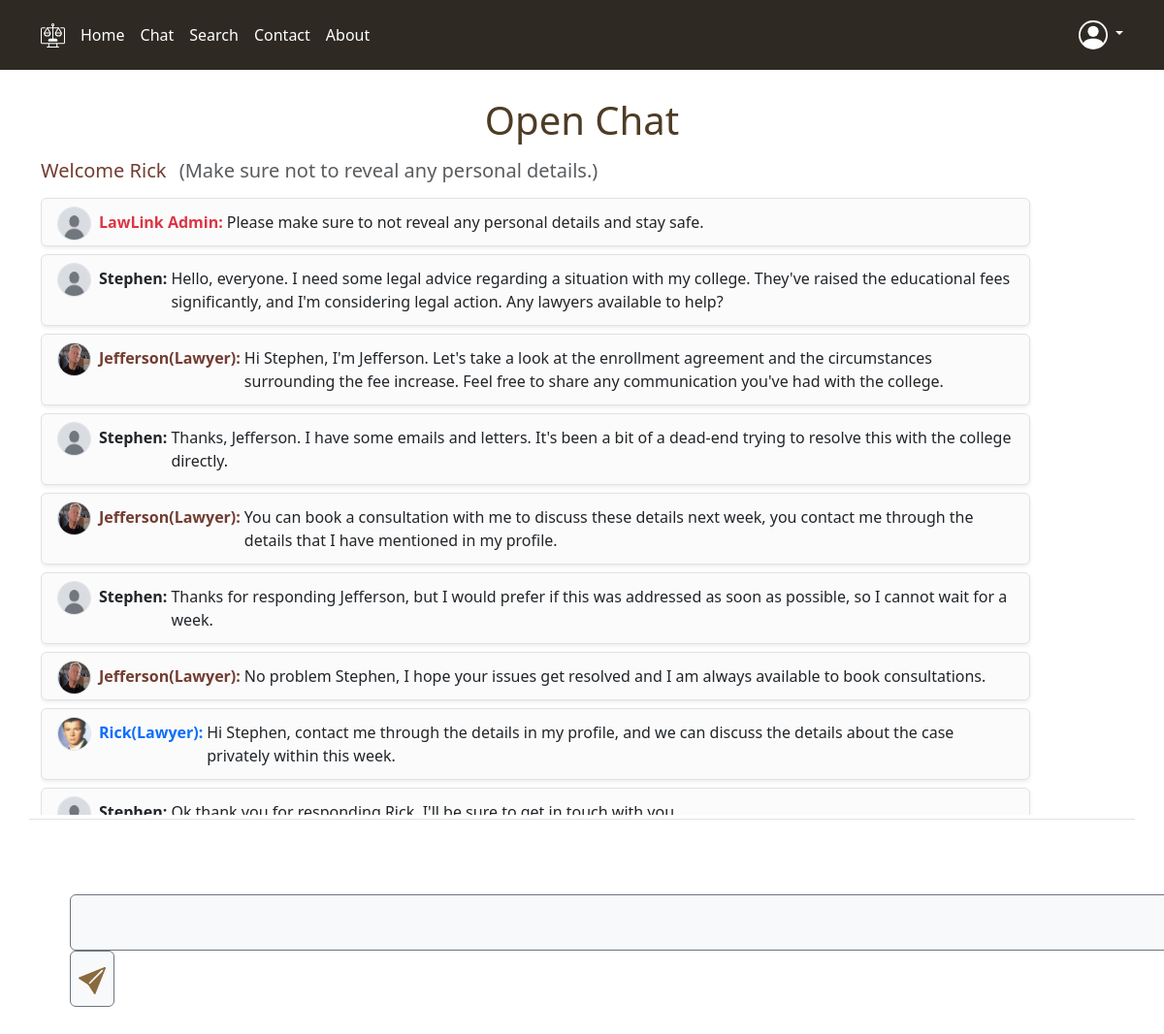
Page /openchat (signed in) on the committed database.
### main.py (models this page shows, shortened)
class User(db.Model, UserMixin):
    __table_name__ = 'user'
    id: db.Mapped[int] = db.mapped_column(primary_key=True)
    username = db.Column(db.String(80), nullable=False)
    email = db.Column(db.String(120), unique=True, nullable=False)
    password = db.Column(db.String(50), nullable=False)
    lawyer: db.Mapped["Lawyer"] = db.relationship(back_populates="user")
    rating_user: db.Mapped[List["Rating"]] = db.relationship(back_populates="rating_author")

class Lawyer(db.Model, UserMixin):
    __table_name__ = 'lawyer'
    id: db.Mapped[int] = db.mapped_column(primary_key=True)
    name = db.Column(db.String(80), nullable=False)
    pic_url = db.Column(db.String(200), nullable=False)
    bio = db.Column(db.String(200), nullable=False)
    education = db.Column(db.String(20), nullable=False)
    bar_council_id = db.Column(db.Integer, nullable=False, unique=True)
    location = db.Column(db.String(200), nullable=False)
    expertise = db.Column(db.String(200), nullable=False)
    experience = db.Column(db.Integer, nullable=False)
    ongoing = db.Column(db.Integer, nullable=False)
    won = db.Column(db.Integer, nullable=False)
    lost = db.Column(db.Integer, nullable=False)
    verified = db.Column(db.Boolean, default=False)
    phone = db.Column(db.Integer, nullable=False)
    email = db.Column(db.String(200), nullable=False)
    fee = db.Column(db.Integer, nullable=False)
    id_url = db.Column(db.String(200), nullable=False)
    verified_sum = db.Column(db.Integer, default=0)
    verified_count = db.Column(db.Integer, default=0)
    user: db.Mapped["User"] = db.relationship(back_populates="lawyer")
    user_id: db.Mapped[int] = db.mapped_column(db.ForeignKey("user.id"))
    lawyer_rating: db.Mapped[List["Rating"]] = db.relationship(back_populates="lawyer")
    lawyer_contact: db.Mapped[List["Contact"]] = db.relationship(back_populates="lawyer")

### main.py (the view)
@app.route('/openchat')
@login_required
def openchat():
    global chats, names, msgs
    retrieve_chat()
    usernames = []
    for name in names:
        usernames.append(name[:-1].replace('(Lawyer)', ''))
    users = []
    for username in usernames:
        user = db.session.execute(db.Select(User).where(User.username == username)).scalar()
        users.append(user)
    return render_template('openchat.html', user=current_user, names=names, msgs=msgs, n=len(names), users=users, admins=admins)

### main.py (called while the page is built)
def retrieve_chat():
    global chats, names, msgs
    chats = ''
    names = []
    msgs = []
    with open("Chat History/chat.txt", mode='r') as file:
        chats += file.read()
    chats = chats[:-1]
    if chats:
        chat_list = chats.split('\n')
        for chat in chat_list:
            n = chat.index(':') + 1
            names.append(chat[:n])
            msgs.append(chat[n:])

@login_manager.user_loader
def load_user(user_id):
    return db.session.execute(db.select(User).where(User.id == user_id)).scalar()

### templates/openchat.html (shortened to what this page needs)
{% extends 'header.html' %}
{% block content %}
<body style="background-image: url('/static/images/.png')">
  <section class="mt-4 container">
    <div class="text-center row">
      <div class="col-lg-6 col-md-8 mx-auto">
        <h1 class="fw-light pt-1 pb-2" style="color: #4f3c25">Open Chat</h1>
      </div>
    </div>
    {% if user.is_authenticated %}
      <h5 class="text-brown">Welcome {{ user.username }} <small class="ms-2 lead text-muted">(Make sure not to reveal any personal details.)</small></h5>
    {% else %}
      <h5 class="text-brown">Login to Chat</h5>
    {% endif %}
  </section>
  <div class="container py-1 border-bottom">
    <div class="message_holder overflow-y-scroll" style="max-height: 60vh">
      {% for i in range(0, n) %}
        <div class="mt-1 mb-2 pe-5 me-5">
          <div class="d-flex align-items-start px-3 py-1 border rounded shadow-sm" style="background-color: #fbfbfb">
            {% if users[i].id|string in admins  %}
              {% set color = 'danger' %}
            {% endif %}
            {% if users[i].username == current_user.username %}
              {% set color = 'primary' %}
            {% endif %}
            {% if users[i].lawyer %}
              <img src="{{ url_for('static', filename=users[i].lawyer.pic_url) }}" height="35" width="35" class="border rounded-circle me-1 mt-1">
              <a href="/profile/{{ users[i].lawyer.id }}" class="text-brown mt-2 ms-1 fw-bold text-decoration-none text-{{color}}">{{ names[i] }}</a>
            {% else %}
              <img src="static/images/user.png" height="35" width="35" class="border rounded-circle me-1 mt-1">
              <b class="mt-2 ms-1 text-{{color}}">{{ names[i] }}</b>
            {% endif %}
            <p style="max-width: 1200px" class="ms-1 mt-2 fw-normal my-2">{{ msgs[i] }}</p>
          </div>
        </div>
      {% endfor %}
    </div>
  </div>
  <div class="container position-fixed bottom-0 end-0 mb-4" id="scroll">
    <form action="" method="POST">
      {% if user.is_authenticated %}
        <input type="text" class="bg-light message py-3 rounded border border-secondary" size="125px" style="border: none" required/>
        <button type="submit" class="bg-light btn btn-outline-light border border-secondary pt-2 pb-1 mb-1 px-2">
        </button>
      {% endif %}
    </form>
  </div>
</body>
{% endblock %}

### static/css/styles.css (style rules this page uses)
.text-brown { color: #723D32; }

### rows in the picture
User: username "Rick"
Lawyer: pic_url (picture)
Lawyer: pic_url (picture)

### other values in the picture
{{ names[i] }} "LawLink Admin:" "Stephen:" "Stephen:" "Stephen:"
{{ msgs[i] }} "Please make sure to not reveal any personal details and stay safe." "Hello, everyone. I need some legal advice regarding a situation with my college. They've raised the educational fees significantly, and I'm considering legal action. Any lawyers available to help?" "Hi Stephen, I'm Jefferson. Let's take a look at the enrollment agreement and the circumstances surrounding the fee increase. Feel free to share any communication you've had with the college." "Thanks, Jefferson. I have some emails and letters. It's been a bit of a dead-end trying to resolve this with the college directly." "You can book a consultation with me to discuss these details next week, you contact me through the details that I have mentioned in my profile." "Thanks for responding Jefferson, but I would prefer if this was addressed as soon as possible, so I cannot wait for a week." "No problem Stephen, I hope your issues get resolved and I am always available to book consultations." "Hi Stephen, contact me through the details in my profile, and we can discuss the details about the case privately within this week."
{{ names[i] }} "Jefferson(Lawyer):" "Jefferson(Lawyer):" "Jefferson(Lawyer):" "Rick(Lawyer):"
